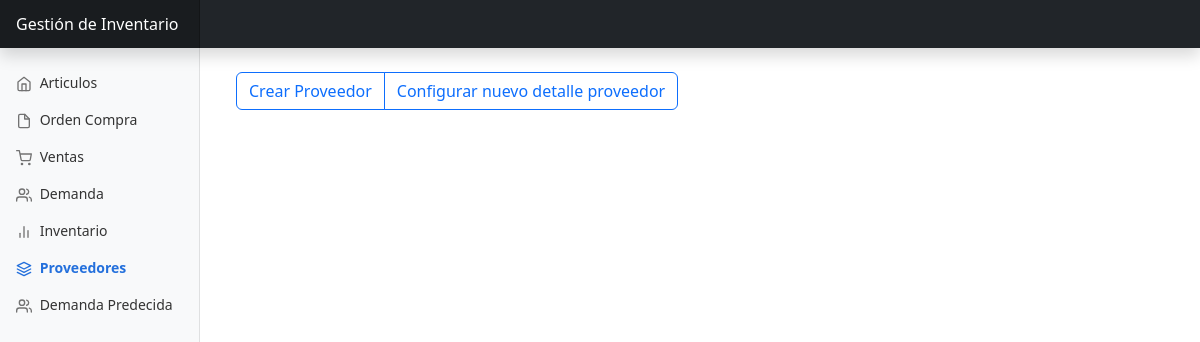
Page /proveedores/ on the earlier database version.
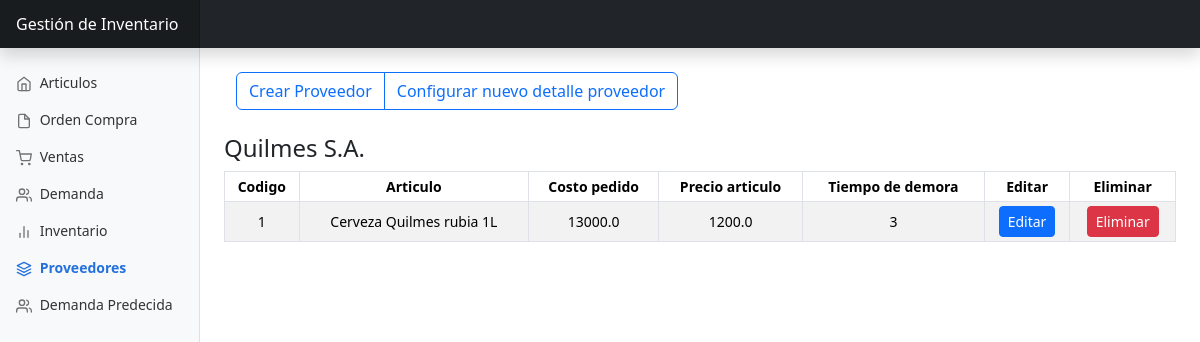
Same page on the later database version.
### app/models.py (models this page shows, shortened)
class Proveedor(db.Model):
    __tablename__ = 'proveedor'
    id = db.Column(db.Integer, primary_key=True)
    nombre = db.Column(db.String(100), nullable=False)
    detalles_proveedor=db.relationship('DetalleProveedor',lazy='dynamic',backref='proveedor')

class DetalleProveedor(db.Model):
    __tablename__ = 'detalle_proveedor'
    id = db.Column(db.Integer, primary_key=True)
    costo_pedido_proveedor = db.Column(db.Float, nullable=False)
    precio_articulo = db.Column(db.Float, nullable=False)
    tiempo_demora = db.Column(db.Integer, nullable=False)
    proveedor_id = db.Column(db.Integer, db.ForeignKey('proveedor.id'), nullable=False)
    articulo_id = db.Column(db.Integer, db.ForeignKey('articulo.id'))
    ordenes_compra=db.relationship('OrdenCompra',lazy='dynamic',backref='detalle_proveedor')

class Articulo(db.Model):
    __tablename__ = 'articulo'
    id = db.Column(db.Integer, primary_key=True)
    codigo_articulo = db.Column(db.Integer, unique=True, nullable=False)
    nombre_articulo = db.Column(db.String(100), nullable=False)
    coeficiente_seguridad = db.Column(db.Float, nullable=False)
    costo_almacenamiento = db.Column(db.Float, nullable=False)
    costo_de_pedido = db.Column(db.Float, nullable=False)
    stock = db.Column(db.Integer, nullable=False)
    tiempo_de_pedido = db.Column(db.Integer)
    modelo_inventario_id = db.Column(db.Integer, db.ForeignKey('modelo_inventario.id'), nullable=False)
    detalle_proveedor_predeterminado_id = db.Column(db.Integer, db.ForeignKey('detalle_proveedor.id'))
    detalle_proveedor_predeterminado = db.relationship('DetalleProveedor', foreign_keys=[detalle_proveedor_predeterminado_id], backref='articulo_predeterminado', uselist=False)
    detalles_proveedor = db.relationship('DetalleProveedor', backref='articulo', foreign_keys='DetalleProveedor.articulo_id')
    ordenes_compra = db.relationship ('OrdenCompra',backref='articulo',lazy='dynamic')

### app/views/proveedores.py (the view)
@bp.route('/', methods=['GET'])
def index():
    form_proveedor = ProveedorFrom()
    form_detalle_proveedor = DetalleProveedorForm()
    form_detalle_proveedor.proveedor_id.choices = [(p.id, p.nombre) for p in Proveedor.query.all()]
    form_detalle_proveedor.articulo_id.choices = [(a.id, a.nombre_articulo) for a in Articulo.query.all()]
    form_detalle_proveedor_editar = DetalleProveedorFormEditar()
    proveedores = Proveedor.query.all()
    articulos = Articulo.query.all()
    return render_template('proveedores/index.html', proveedores=proveedores, articulos=articulos,form_proveedor=form_proveedor,form_detalle_proveedor=form_detalle_proveedor,form_detalle_proveedor_editar=form_detalle_proveedor_editar)

### app/templates/proveedores/index.html (shortened to what this page needs)
{% extends 'base.html' %}
{% block body %}
<div class="container mt-4">
    <div class="btn-group" role="group" aria-label="Basic outlined example">
        <button type="button" class="btn btn-outline-primary" data-bs-toggle="modal" data-bs-target="#crearProveedorModal">Crear Proveedor</button>
        <button type="button" class="btn btn-outline-primary" data-bs-toggle="modal" data-bs-target="#crearDetalleProveedorModal">Configurar nuevo detalle proveedor</button>
    </div>
</div>
 {% for proveedor in proveedores %}
<h4 class="mt-4">{{proveedor.nombre}}</h4>
<div class="table-responsive">
    <table class="table table-striped table-sm table-bordered">
      <thead>
        <tr>
          <th scope="col" class="text-center align-middle">Codigo</th>
          <th scope="col" class="text-center align-middle">Articulo</th>
          <th scope="col" class="text-center align-middle">Costo pedido</th>
          <th scope="col" class="text-center align-middle">Precio articulo</th>
          <th scope="col" class="text-center align-middle">Tiempo de demora</th>
          <th scope="col" class="text-center align-middle">Editar</th>
          <th scope="col" class="text-center align-middle">Eliminar</th>
        </tr>
      </thead>
    {% for detalle_proveedor in proveedor.detalles_proveedor %}
        <tbody>
            <tr>
              <td class="text-center align-middle">{{detalle_proveedor.id}}</td>
              <td class="text-center align-middle">{{detalle_proveedor.articulo.nombre_articulo}}</td>
              <td class="text-center align-middle">{{detalle_proveedor.costo_pedido_proveedor}}</td>
              <td class="text-center align-middle">{{detalle_proveedor.precio_articulo}}</td>
              <td class="text-center align-middle">{{detalle_proveedor.tiempo_demora}}</td>
              <td class="text-center align-middle"><button class="btn btn-primary btn-sm" id="btn-edit{{detalle_proveedor.id}}" data-bs-toggle="modal" data-bs-target="#modaleditar{{detalle_proveedor.id}}">Editar</button></td>
              <td class="text-center align-middle"><button class="btn btn-danger btn-sm" id="btn-edit{{detalle_proveedor.id}}" data-bs-toggle="modal" data-bs-target="#modalEliminar{{detalle_proveedor.id}}">Eliminar</button></td>
            </tr>
    {% endfor %}
        </tbody>
    </table>
</div>
 {% endfor %}
{% endblock %}

### app/templates/base.html (shortened to what this page needs)
<!DOCTYPE html>
<html lang="en">
<head>
    <link href="https://cdn.jsdelivr.net/npm/bootstrap@5.2.3/dist/css/bootstrap.min.css" rel="stylesheet">
    <link href="{{ url_for('static', filename='css/bootstrap.min.css') }}" rel="stylesheet">
    <link href="{{ url_for('static', filename='css/dashboard.css') }}" rel="stylesheet">
</head>
<body>
    <header class="navbar navbar-dark sticky-top bg-dark flex-md-nowrap p-0 shadow">
        <a class="navbar-brand col-md-3 col-lg-2 me-0 px-3" href="#">Gestión de Inventario</a>
      </header>
      <div class="container-fluid">
        <div class="row">
          <nav id="sidebarMenu" class="col-md-3 col-lg-2 d-md-block bg-light sidebar collapse">
            <div class="position-sticky pt-3">
              <ul class="nav flex-column">
                <li class="nav-item">
                  <a class="nav-link {% if request.path == url_for('articulos.get_articulos') %}active{% endif %}" aria-current="page"href="http://127.0.0.1:5000/articulos/">
                    <span data-feather="home"></span>
                    Articulos
                  </a>
                </li>
                <li class="nav-item">
                  <a class="nav-link {% if request.path == url_for('ordenCompra.get_ordenes_compra') %}active{% endif %}" href="http://127.0.0.1:5000/ordenCompra/">
                    <span data-feather="file"></span>
                    Orden Compra
                  </a>
                </li>
                <li class="nav-item">
                  <a class="nav-link {% if request.path == url_for('ventas.get_ventas') %}active{% endif %}"href="http://127.0.0.1:5000/ventas/">
                    <span data-feather="shopping-cart"></span>
                    Ventas
                  </a>
                </li>
                <li class="nav-item">
                  <a class="nav-link {% if request.path == url_for('demanda.get_demanda') %}active{% endif %}"href="http://127.0.0.1:5000/demanda/">
                    <span data-feather="users"></span>
                    Demanda
                  </a>
                </li>
                <li class="nav-item">
                  <a class="nav-link {% if request.path == url_for('inventario.articulos_a_reponer_bajo_stock') %}active{% endif %}" href="http://127.0.0.1:5000/inventario/">
                    <span data-feather="bar-chart-2"></span>
                    Inventario
                  </a>
                </li>
                <li class="nav-item">
                  <a class="nav-link {% if request.path == url_for('proveedores.index') %}active{% endif %}" href="http://127.0.0.1:5000/proveedores/">
                    <span data-feather="layers"></span>
                    Proveedores
                  </a>
                  <li class="nav-item">
                    <a class="nav-link {% if request.path == url_for('demanda_predecida.index') %}active{% endif %}" href="http://127.0.0.1:5000/demanda_predecida/">
                      <span data-feather="users"></span>
                      Demanda Predecida
                    </a>
                </li>
              </ul>
            </div>
          </nav>
          <main class="col-md-9 ms-sm-auto col-lg-10 px-md-4">
            {% block body %}{% endblock %}
          </main>
        </div>
      </div>
</body>
</html>

### app/static/css/dashboard.css (style rules this page uses)
body { font-size: .875rem; }
.feather { width: 16px; height: 16px; vertical-align: text-bottom; }
.sidebar { position: fixed; top: 0; bottom: 0; left: 0; z-index: 100; padding: 48px 0 0; box-shadow: inset -1px 0 0 rgba(0, 0, 0, .1); }
.sidebar .nav-link { font-weight: 500; color: #333; }
.sidebar .nav-link .feather { margin-right: 4px; color: #727272; }
.sidebar .nav-link.active { color: #2470dc; font-weight: bold; }
.sidebar .nav-link:hover .feather, .sidebar .nav-link.active .feather { color: inherit; }
.navbar-brand { padding-top: .75rem; padding-bottom: .75rem; font-size: 1rem; background-color: rgba(0, 0, 0, .25); box-shadow: inset -1px 0 0 rgba(0, 0, 0, .25); }

Differences in the rows shown:
added Proveedor: nombre "Quilmes S.A."
added DetalleProveedor: id "1", articulo.nombre_articulo "Cerveza Quilmes rubia 1L", costo_pedido_proveedor "13000.0", precio_articulo "1200.0", tiempo_demora "3"
